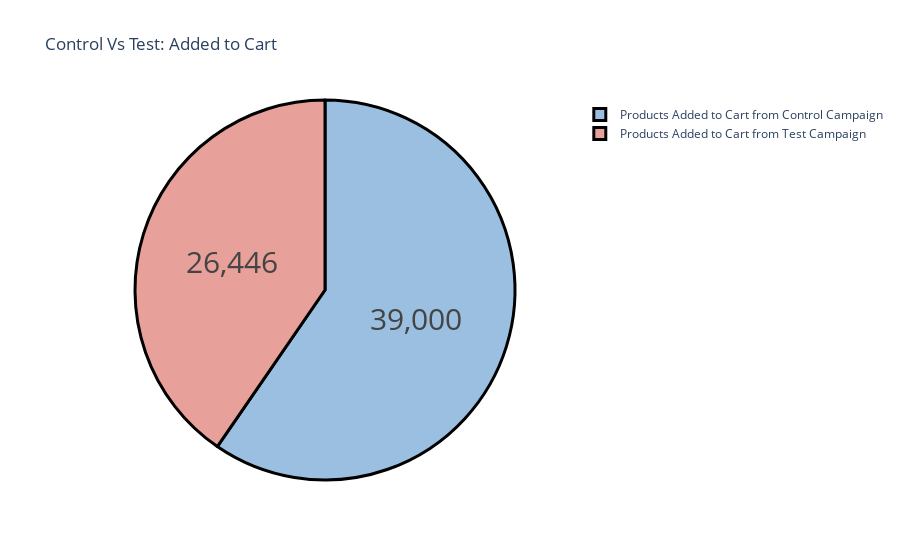

Notebook source saved alongside this figure:
### Markdown cell above
Total Content View of Control Campaign is higher then the Test Campaign.

### Code cell
# Total products added to charts from both

label = ["Products Added to Cart from Control Campaign", 
         "Products Added to Cart from Test Campaign"]
counts = [sum(control_data["# of Add to Cart"]), 
          sum(test_data["# of Add to Cart"])]
colors = ['#9BBFE0','#E8A09A']
fig = go.Figure(data=[go.Pie(labels=label, values=counts)])
fig.update_layout(title_text='Control Vs Test: Added to Cart')
fig.update_traces(hoverinfo='label+percent', textinfo='value', 
                  textfont_size=30,
                  marker=dict(colors=colors, 
                              line=dict(color='black', width=3)))
fig.show()

### Figure 1 — Plotly figure (JSON) as saved in the notebook; plotly's stock layout.template omitted (floating-point values rounded to 4 significant figures)
{"data": [{"hoverinfo": "label+percent", "labels": ["Products Added to Cart from Control Campaign", "Products Added to Cart from Test Campaign"], "marker": {"colors": ["#9BBFE0", "#E8A09A"], "line": {"color": "black", "width": 3}}, "textfont": {"size": 30}, "textinfo": "value", "type": "pie", "values": [39000, 26446]}], "layout": {"title": {"text": "Control Vs Test: Added to Cart"}}}
